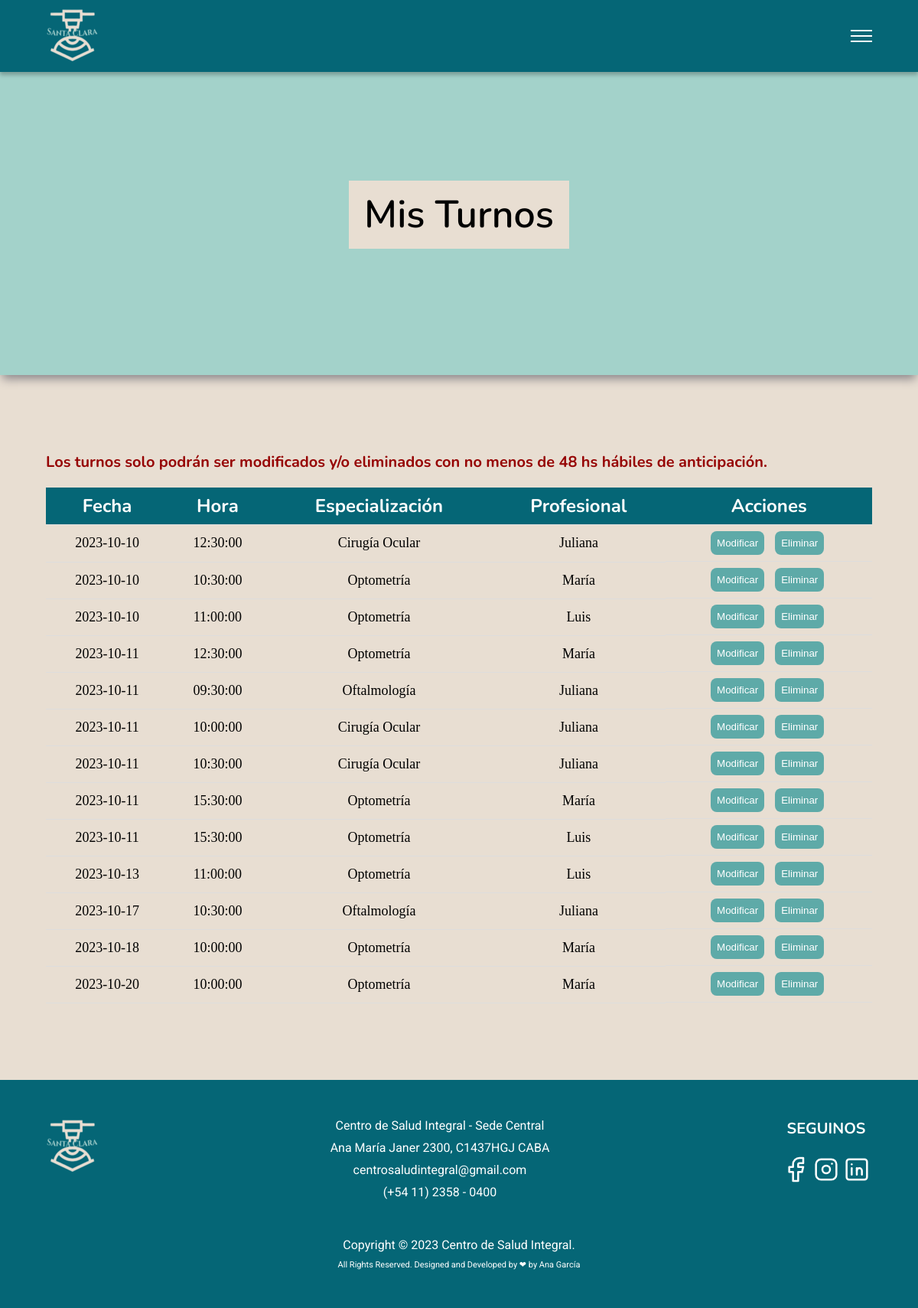
Screenshot of /turns.php with the database file from the repository.
### tables this page shows
CREATE TABLE `appointments` (
  `id` int(11) NOT NULL,
  `speciality_id` int(11) DEFAULT NULL,
  `professional_id` int(11) DEFAULT NULL,
  `date` date DEFAULT NULL,
  `time` time DEFAULT NULL,
  `status` enum('available','occupied') DEFAULT NULL,
  `users_id` int(11) DEFAULT NULL
);

CREATE TABLE `speciality` (
  `id` int(11) NOT NULL COMMENT 'Primary Key',
  `name` varchar(25) NOT NULL
);

CREATE TABLE `professional` (
  `id` int(11) NOT NULL COMMENT 'Primary Key',
  `lastName` varchar(25) NOT NULL,
  `name` varchar(25) NOT NULL
);

### turns.php (the view, shortened to what this page needs)
<!DOCTYPE html>
<html lang="en">
<head>
    <link rel="stylesheet" href="css/styles.css">
</head>
<body id="app">
    <header class="header" id="header">
        <miheader></miheader>
    </header>
    <main class="main">
        <section class="hero">
            <div class="container">
                <h1>Mis Turnos</h1>
            </div>
        </section>
        <div class="container">
            <div class="content">
                <h4 class="turns-alert">Los turnos solo podrán ser modificados y/o eliminados con no menos de 48 hs hábiles de anticipación.</h4>
                <table class="turns-table">
                    <thead>
                        <tr>
                            <th>Fecha</th>
                            <th>Hora</th>
                            <th>Especialización</th>
                            <th>Profesional</th>
                            <th>Acciones</th>
                        </tr>
                    </thead>
                    <tbody>
                        <?php
                        include 'php/conexion_be.php';
                        $sql = "SELECT a.id, a.date, a.time, s.name AS speciality, p.name AS professional
                        FROM appointments AS a
                        INNER JOIN speciality AS s ON a.speciality_id = s.id
                        INNER JOIN professional AS p ON a.professional_id = p.id
                        WHERE a.users_id = 1
                        ORDER BY a.date ASC;";
                        $result = $conexion->query($sql);
                        if ($result->num_rows > 0) {
                            while ($row = $result->fetch_assoc()) {
                                echo '<tr>';
                                echo '<td>' . $row['date'] . '</td>';
                                echo '<td>' . $row['time'] . '</td>';
                                echo '<td>' . $row['speciality'] . '</td>';
                                echo '<td>' . $row['professional'] . '</td>';
                                echo '<td class="actions">';
                                echo '<button class="Modificar" data-id="' . $row['id'] . '">Modificar</button>';
                                echo '<button class="Eliminar" data-id="' . $row['id'] . '">Eliminar</button>';
                                echo '</td>';
                                echo '</tr>';
                            }
                        } else {
                            echo '<tr><td colspan="5">No se encontraron turnos.</td></tr>';
                        }
                        ?>
                    </tbody>
                </table>
            </div>
        </div>
    </main>
    <footer class="footer">
        <mifooter></mifooter>
    </footer>
</body>
</html>

### css/styles.css (style rules this page uses)
:root { --fuenteHeading: 'Nunito', sans-serif; --fuenteParrafos: 'Roboto', sans-serif; --primario: #056676; --secundario: #A3D2CA; --terciario: #5EAAA8; --backgroud: #E8DED2; --alerta: #960303; --blanco: #FFF; --negro: #000; }
html { box-sizing: border-box; font-size: 62.5%; scroll-behavior: smooth; }
body { margin: 0; font-size: 16px; background-color: var(--backgroud); padding-top: 9rem; }
*, *:before, *:after { box-sizing: inherit; }
h1, h2, h3, h4, legend, th { margin: 0 0 2rem 0; font-family: var(--fuenteHeading); }
p, tr { margin: 0 0 1rem 0; }
h1 { font-size: 4rem; }
h4 { font-size: 2rem; }
.container { width: 90%; max-width: 190rem; margin: 0 auto; }
.header, .footer { background-color: var(--primario); width: 100%; }
.content { padding: 5rem 0; }
@media (min-width: 768px) { .content { padding: 10rem 0; } }
.hero { background-color: var(--secundario); height: 25vw; min-height: 40rem; color: var(--negro); display: flex; align-items: center; box-shadow: 0px 8px 12px -3px rgba(138, 134, 138, 1); width: 100%; }
.hero .container { display: flex; justify-content: center; }
.hero h1 { font-size: 4rem; font-weight: 600; padding: 1rem 2rem; background-color: var(--backgroud); }
@media (min-width: 480px) { .hero h1 { font-size: 5rem; padding: 1rem 2rem; } }
.header { min-height: 9rem; width: 100%; left: 0; top: 0; position: fixed; z-index: 10; box-shadow: 0px 4px 5px 0px rgba(0, 0, 0, 0.25); transition: top 0.5s; }
.turns-alert { color: var(--alerta); }
.turns-table { border-collapse: collapse; width: 100%; }
.turns-table th,.turns-table td { text-align: left; padding: 8px; border-bottom: 1px solid #ddd; text-align: center; }
.turns-table th { font-size: 2.4rem }
.turns-table td { font-size: 1.8rem; }
.turns-table th { background-color: var(--primario); color: white; }
.turns-table td.actions { display: flex; justify-content: center; align-items: center; gap: 1rem; }
.actions button { padding: 8px; background-color: var(--terciario); color: white; border: none; cursor: pointer; margin-right: 4px; border-radius: 8px; }

### rows the page displays
appointments: date "2023-10-10", time "12:30:00", speciality.name "Cirugía Ocular", professional.name "Juliana"
appointments: date "2023-10-10", time "10:30:00", speciality.name "Optometría", professional.name "María"
appointments: date "2023-10-10", time "11:00:00", speciality.name "Optometría", professional.name "Luis"
appointments: date "2023-10-11", time "12:30:00", speciality.name "Optometría", professional.name "María"
appointments: date "2023-10-11", time "09:30:00", speciality.name "Oftalmología", professional.name "Juliana"
appointments: date "2023-10-11", time "10:00:00", speciality.name "Cirugía Ocular", professional.name "Juliana"
appointments: date "2023-10-11", time "10:30:00", speciality.name "Cirugía Ocular", professional.name "Juliana"
appointments: date "2023-10-11", time "15:30:00", speciality.name "Optometría", professional.name "María"
appointments: date "2023-10-11", time "15:30:00", speciality.name "Optometría", professional.name "Luis"
appointments: date "2023-10-13", time "11:00:00", speciality.name "Optometría", professional.name "Luis"
appointments: date "2023-10-17", time "10:30:00", speciality.name "Oftalmología", professional.name "Juliana"
appointments: date "2023-10-18", time "10:00:00", speciality.name "Optometría", professional.name "María"
appointments: date "2023-10-20", time "10:00:00", speciality.name "Optometría", professional.name "María"
